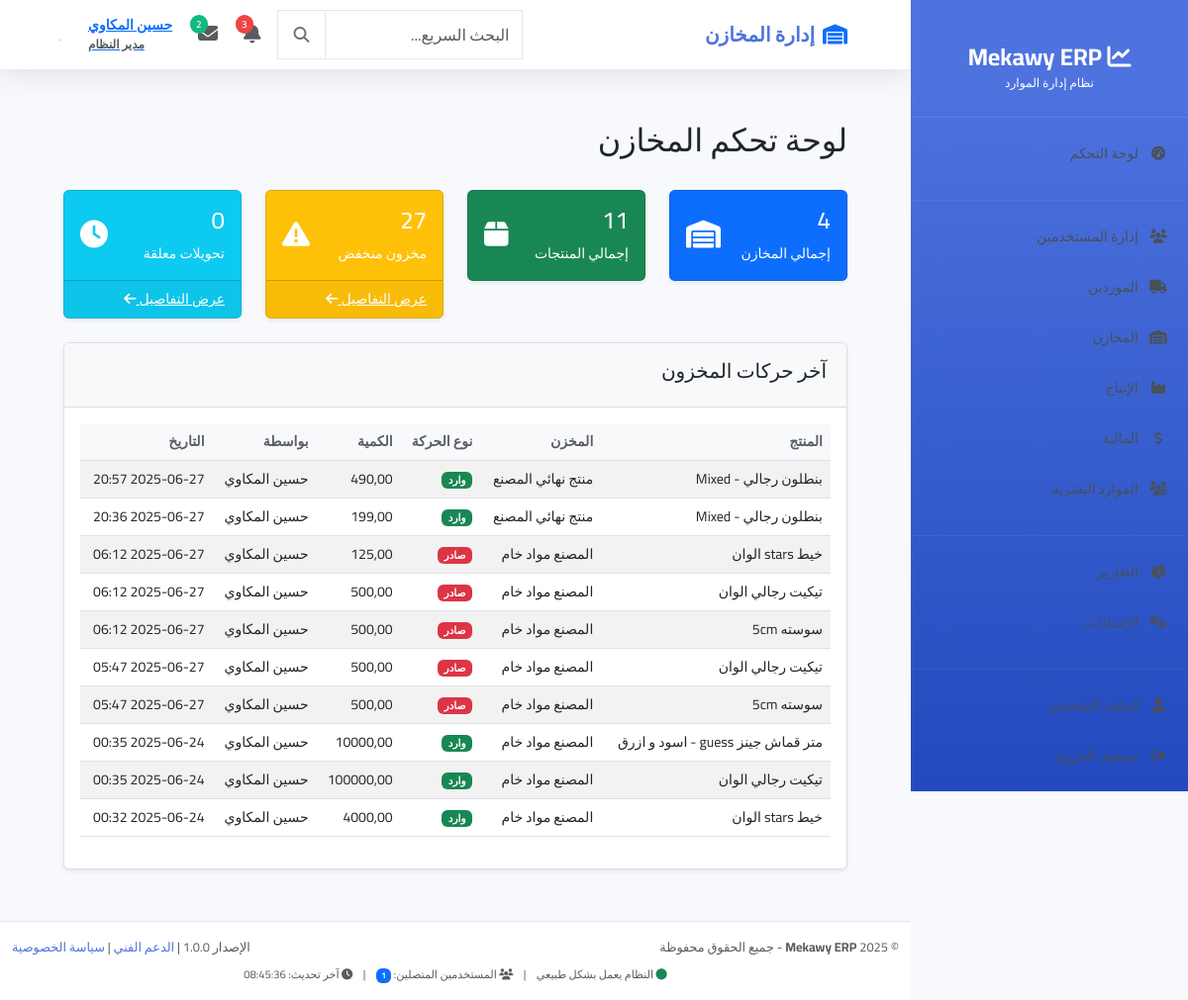
Screenshot of /warehouses/ (signed in) with the database file from the repository.
### users/models.py (models this page shows, shortened)
class User(AbstractUser):
    ROLE_CHOICES = [
        ('admin', 'مدير النظام'),
        ('manager', 'مدير'),
        ('warehouse_manager', 'مدير المخازن'),
        ('warehouse_employee', 'موظف مخازن'),
        ('production_manager', 'مدير الإنتاج'),
        ('accountant', 'محاسب'),
        ('employee', 'موظف'),
        ('viewer', 'مشاهد فقط'),
    ]
    email = models.EmailField(unique=True, verbose_name="البريد الإلكتروني")
    phone = models.CharField(max_length=20, blank=True, null=True, verbose_name="رقم الهاتف")
    role = models.CharField(max_length=20, choices=ROLE_CHOICES, default='employee', verbose_name="الدور")
    department = models.CharField(max_length=100, blank=True, null=True, verbose_name="القسم")
    profile_picture = models.ImageField(upload_to='profile_pics/', blank=True, null=True, verbose_name="الصورة الشخصية")
    is_active = models.BooleanField(default=True, verbose_name="نشط")
    created_at = models.DateTimeField(auto_now_add=True, verbose_name="تاريخ الإنشاء")
    updated_at = models.DateTimeField(auto_now=True, verbose_name="آخر تحديث")
    USERNAME_FIELD = 'email'
    REQUIRED_FIELDS = ['username', 'first_name', 'last_name']
    class Meta:
        db_table = 'users_user'
        verbose_name = 'مستخدم'
        verbose_name_plural = 'المستخدمون'
    @property
    def full_name(self):
        return f"{self.first_name} {self.last_name}".strip()

### warehouses/models.py (models this page shows, shortened)
class StockMovement(models.Model):
    MOVEMENT_TYPES = [
        ('in', 'وارد'),
        ('out', 'صادر'),
        ('transfer', 'تحويل'),
        ('adjustment', 'تسوية'),
        ('return', 'مرتجع'),
    ]
    stock_item = models.ForeignKey(StockItem, on_delete=models.CASCADE, related_name='movements', verbose_name="عنصر المخزون")
    movement_type = models.CharField(max_length=20, choices=MOVEMENT_TYPES, verbose_name="نوع الحركة")
    quantity = models.DecimalField(max_digits=10, decimal_places=2, verbose_name="الكمية")
    reference_number = models.CharField(max_length=100, blank=True, verbose_name="رقم المرجع")
    notes = models.TextField(blank=True, verbose_name="ملاحظات")
    created_by = models.ForeignKey(User, on_delete=models.SET_NULL, null=True, verbose_name="أنشأ بواسطة")
    created_at = models.DateTimeField(auto_now_add=True, verbose_name="تاريخ الحركة")
    class Meta:
        ordering = ['-created_at']
        verbose_name = "حركة مخزون"
        verbose_name_plural = "حركات المخزون"

class StockItem(models.Model):
    warehouse = models.ForeignKey(Warehouse, on_delete=models.CASCADE, related_name='stock_items', verbose_name="المخزن")
    product = models.ForeignKey(Product, on_delete=models.CASCADE, related_name='stock_items', verbose_name="المنتج")
    quantity = models.DecimalField(max_digits=10, decimal_places=2, default=0, validators=[MinValueValidator(0)], verbose_name="الكمية")
    reserved_quantity = models.DecimalField(max_digits=10, decimal_places=2, default=0, validators=[MinValueValidator(0)], verbose_name="الكمية المحجوزة")
    location = models.CharField(max_length=100, blank=True, verbose_name="الموقع")
    last_updated = models.DateTimeField(auto_now=True, verbose_name="آخر تحديث")
    class Meta:
        unique_together = ['warehouse', 'product']
        verbose_name = "عنصر مخزون"
        verbose_name_plural = "عناصر المخزون"

class Product(models.Model):
    UNIT_CHOICES = [
        ('piece', 'قطعة'),
        ('dozen', 'دستة (12 قطعة)'),
        ('sarya6', 'ساريه (6 قطع)'),
        ('sarya4', 'ساريه (4 قطع)'),
        ('shk48', 'شيكارة (48 قطعة)'),
        ('shk30', 'شيكارة (30 قطعة)'),
        ('kg', 'كيلوجرام'),
        ('meter', 'متر'),
        ('roll', 'لفة'),
    ]
    PRODUCT_TYPES = [
        ('fabric', 'قماش'),
        ('thread', 'خيط'),
        ('button', 'أزرار'),
        ('zipper', 'سحاب'),
        ('accessory', 'إكسسوار'),
        ('finished', 'منتج نهائي'),
    ]
    name = models.CharField(max_length=200, verbose_name="اسم المنتج")
    code = models.CharField(max_length=50, unique=True, verbose_name="كود المنتج")
    barcode = models.CharField(max_length=100, blank=True, verbose_name="الباركود")
    category = models.ForeignKey(Category, on_delete=models.SET_NULL, null=True, verbose_name="الفئة")
    product_type = models.CharField(max_length=20, choices=PRODUCT_TYPES, default='fabric', verbose_name="نوع المنتج")
    cost_price = models.DecimalField(max_digits=10, decimal_places=2, default=0, verbose_name="سعر التكلفة")
    unit = models.CharField(max_length=20, choices=UNIT_CHOICES, default='piece', verbose_name="الوحدة")
    unit_new = models.ForeignKey(Unit, on_delete=models.PROTECT, null=True, blank=True, verbose_name="الوحدة الجديدة")
    selling_price = models.DecimalField(max_digits=10, decimal_places=2, default=0, verbose_name="سعر البيع")
    min_stock_level = models.PositiveIntegerField(default=0, verbose_name="الحد الأدنى للمخزون")
    is_active = models.BooleanField(default=True, verbose_name="نشط")
    created_at = models.DateTimeField(auto_now_add=True, verbose_name="تاريخ الإنشاء")
    class Meta:
        verbose_name = "منتج"
        verbose_name_plural = "المنتجات"

class Warehouse(models.Model):
    WAREHOUSE_TYPES = [
        ('raw_materials', 'مواد خام'),
        ('fabric', 'اقمشه'),
        ('finished_product', 'منتج نهائي'),
        ('other', 'اخري'),
    ]
    name = models.CharField(max_length=100, verbose_name="اسم المخزن")
    code = models.CharField(max_length=50, unique=True, verbose_name="كود المخزن")
    type = models.CharField(max_length=20, choices=WAREHOUSE_TYPES, default='other', verbose_name="نوع المخزن")
    description = models.TextField(blank=True, verbose_name="الوصف")
    manager = models.ForeignKey(User, on_delete=models.SET_NULL, null=True, blank=True, verbose_name="المدير")
    is_active = models.BooleanField(default=True, verbose_name="نشط")
    created_at = models.DateTimeField(auto_now_add=True, verbose_name="تاريخ الإنشاء")
    updated_at = models.DateTimeField(auto_now=True, verbose_name="آخر تعديل")
    class Meta:
        verbose_name = "مخزن"
        verbose_name_plural = "المخازن"

### warehouses/views.py (the view)
# urls.py: path('', views.WarehouseDashboardView.as_view(), name='dashboard'),
class WarehouseDashboardView(LoginRequiredMixin, TemplateView):
    template_name = 'warehouses/dashboard.html'
    def get_context_data(self, **kwargs):
        context = super().get_context_data(**kwargs)
        context.update({
            'total_warehouses': Warehouse.objects.filter(is_active=True).count(),
            'total_products': Product.objects.filter(is_active=True).count(),
            'low_stock_items': StockItem.objects.filter(quantity__lte=F('product__min_stock_level')).count(),
            'pending_transfers': StockTransfer.objects.filter(status='pending').count(),
            'recent_movements': StockMovement.objects.select_related('stock_item__product', 'created_by')[:10],
        })
        return context

### templates/warehouses/dashboard.html
{% extends 'warehouses/base.html' %}
{% load static %}
{% block warehouse_content %}
<div class="container-fluid">
    <div class="row mb-4">
        <div class="col-12">
            <h2>لوحة تحكم المخازن</h2>
        </div>
    </div>
    <div class="row mb-4">
        <div class="col-md-3">
            <div class="card bg-primary text-white">
                <div class="card-body">
                    <div class="d-flex justify-content-between">
                        <div>
                            <h4>{{ total_warehouses }}</h4>
                            <p class="mb-0">إجمالي المخازن</p>
                        </div>
                        <div class="align-self-center">
                            <i class="fas fa-warehouse fa-2x"></i>
                        </div>
                    </div>
                </div>
            </div>
        </div>
        <div class="col-md-3">
            <div class="card bg-success text-white">
                <div class="card-body">
                    <div class="d-flex justify-content-between">
                        <div>
                            <h4>{{ total_products }}</h4>
                            <p class="mb-0">إجمالي المنتجات</p>
                        </div>
                        <div class="align-self-center">
                            <i class="fas fa-box fa-2x"></i>
                        </div>
                    </div>
                </div>
            </div>
        </div>
        <div class="col-md-3">
            <div class="card bg-warning text-white">
                <div class="card-body">
                    <div class="d-flex justify-content-between">
                        <div>
                            <h4>{{ low_stock_items }}</h4>
                            <p class="mb-0">مخزون منخفض</p>
                        </div>
                        <div class="align-self-center">
                            <i class="fas fa-exclamation-triangle fa-2x"></i>
                        </div>
                    </div>
                </div>
                <a href="{% url 'warehouses:low_stock' %}" class="card-footer text-white">
                    عرض التفاصيل <i class="fas fa-arrow-left"></i>
                </a>
            </div>
        </div>
        <div class="col-md-3">
            <div class="card bg-info text-white">
                <div class="card-body">
                    <div class="d-flex justify-content-between">
                        <div>
                            <h4>{{ pending_transfers }}</h4>
                            <p class="mb-0">تحويلات معلقة</p>
                        </div>
                        <div class="align-self-center">
                            <i class="fas fa-clock fa-2x"></i>
                        </div>
                    </div>
                </div>
                <a href="{% url 'warehouses:pending_transfers' %}" class="card-footer text-white">
                    عرض التفاصيل <i class="fas fa-arrow-left"></i>
                </a>
            </div>
        </div>
    </div>
    <div class="row">
        <div class="col-12">
            <div class="card">
                <div class="card-header">
                    <h5>آخر حركات المخزون</h5>
                </div>
                <div class="card-body">
                    <div class="table-responsive">
                        <table class="table table-striped">
                            <thead>
                                <tr>
                                    <th>المنتج</th>
                                    <th>المخزن</th>
                                    <th>نوع الحركة</th>
                                    <th>الكمية</th>
                                    <th>بواسطة</th>
                                    <th>التاريخ</th>
                                </tr>
                            </thead>
                            <tbody>
                                {% for movement in recent_movements %}
                                <tr>
                                    <td>{{ movement.stock_item.product.name }}</td>
                                    <td>{{ movement.stock_item.warehouse.name }}</td>
                                    <td>
                                        <span class="badge bg-{% if movement.movement_type == 'in' %}success{% elif movement.movement_type == 'out' %}danger{% else %}info{% endif %}">
                                            {{ movement.get_movement_type_display }}
                                        </span>
                                    </td>
                                    <td>{{ movement.quantity }}</td>
                                    <td>{{ movement.created_by.get_full_name|default:movement.created_by.username }}</td>
                                    <td>{{ movement.created_at|date:"Y-m-d H:i" }}</td>
                                </tr>
                                {% empty %}
                                <tr>
                                    <td colspan="6" class="text-center">لا توجد حركات مخزون</td>
                                </tr>
                                {% endfor %}
                            </tbody>
                        </table>
                    </div>
                </div>
            </div>
        </div>
    </div>
</div>
{% endblock %}

### templates/partials/navbar.html (shortened to what this page needs)
<nav class="navbar navbar-expand-lg">
    <div class="container-fluid px-3">
        <div class="navbar-brand mb-0 fw-bold fs-5">
            {% block page_title %}
                {% if request.resolver_match.url_name == 'index' %}
                    <i class="fas fa-tachometer-alt text-primary me-2"></i>لوحة التحكم
                {% elif 'users' in request.resolver_match.app_name %}
                    <i class="fas fa-users text-primary me-2"></i>إدارة المستخدمين
                {% elif 'suppliers' in request.resolver_match.app_name %}
                    <i class="fas fa-truck text-primary me-2"></i>إدارة الموردين
                {% elif 'warehouses' in request.resolver_match.app_name %}
                    <i class="fas fa-warehouse text-primary me-2"></i>إدارة المخازن
                {% elif 'production' in request.resolver_match.app_name %}
                    <i class="fas fa-industry text-primary me-2"></i>إدارة الإنتاج
                {% elif 'finance' in request.resolver_match.app_name %}
                    <i class="fas fa-chart-line text-primary me-2"></i>إدارة المالية
                {% elif 'hr' in request.resolver_match.app_name %}
                    <i class="fas fa-users-cog text-primary me-2"></i>الموارد البشرية
                {% else %}
                    <i class="fas fa-chart-line text-primary me-2"></i>Mekawy ERP
                {% endif %}
            {% endblock %}
        </div>
        <div class="d-flex align-items-center gap-2">
            <div class="search-container d-none d-md-block">
                <div class="input-group">
                    <input type="text" class="form-control search-input" placeholder="البحث السريع..." style="width: 200px;">
                    <button class="btn btn-outline-secondary search-btn" type="button">
                        <i class="fas fa-search"></i>
                    </button>
                </div>
            </div>
            <div class="dropdown">
                <button class="btn btn-link position-relative p-2" data-bs-toggle="dropdown">
                    <i class="fas fa-bell fs-5 text-muted"></i>
                    <span class="notification-badge">3</span>
                </button>
            </div>
            <div class="dropdown">
                <button class="btn btn-link position-relative p-2" data-bs-toggle="dropdown">
                    <i class="fas fa-envelope fs-5 text-muted"></i>
                    <span class="message-badge">2</span>
                </button>
            </div>
            <div class="dropdown">
                <button class="btn btn-link d-flex align-items-center gap-2 p-2" data-bs-toggle="dropdown">
                    <div class="user-info text-end d-none d-lg-block">
                        <div class="fw-semibold">{{ user.get_full_name|default:user.username }}</div>
                        <small class="text-muted">{{ user.get_role_display|default:"مستخدم" }}</small>
                    </div>
                    {% if user.profile_picture %}
                        <img src="{{ user.profile_picture.url }}" class="user-avatar" alt="{{ user.get_full_name }}">
                    {% else %}
                        <div class="user-avatar-placeholder">
                            {{ user.get_full_name|first|upper|default:"U" }}
                        </div>
                    {% endif %}
                </button>
            </div>
        </div>
    </div>
</nav>

### rows the page displays
User: get_full_name "حسين المكاوي", role "مدير النظام", get_full_name|first "ح"
StockMovement: stock_item.product.name "بنطلون رجالي - Mixed", stock_item.warehouse.name "منتج نهائي المصنع", movement_type "وارد", quantity "490,00", created_by.get_full_name "حسين المكاوي", created_at "2025-06-27 20:57"
StockMovement: stock_item.product.name "بنطلون رجالي - Mixed", stock_item.warehouse.name "منتج نهائي المصنع", movement_type "وارد", quantity "199,00", created_by.get_full_name "حسين المكاوي", created_at "2025-06-27 20:36"
StockMovement: stock_item.product.name "خيط stars الوان", stock_item.warehouse.name "المصنع مواد خام", movement_type "صادر", quantity "125,00", created_by.get_full_name "حسين المكاوي", created_at "2025-06-27 06:12"
StockMovement: stock_item.product.name "تيكيت رجالي الوان", stock_item.warehouse.name "المصنع مواد خام", movement_type "صادر", quantity "500,00", created_by.get_full_name "حسين المكاوي", created_at "2025-06-27 06:12"
StockMovement: stock_item.product.name "سوسته 5cm", stock_item.warehouse.name "المصنع مواد خام", movement_type "صادر", quantity "500,00", created_by.get_full_name "حسين المكاوي", created_at "2025-06-27 06:12"
StockMovement: stock_item.product.name "تيكيت رجالي الوان", stock_item.warehouse.name "المصنع مواد خام", movement_type "صادر", quantity "500,00", created_by.get_full_name "حسين المكاوي", created_at "2025-06-27 05:47"
StockMovement: stock_item.product.name "سوسته 5cm", stock_item.warehouse.name "المصنع مواد خام", movement_type "صادر", quantity "500,00", created_by.get_full_name "حسين المكاوي", created_at "2025-06-27 05:47"
StockMovement: stock_item.product.name "متر قماش جينز guess - اسود و ازرق", stock_item.warehouse.name "المصنع مواد خام", movement_type "وارد", quantity "10000,00", created_by.get_full_name "حسين المكاوي", created_at "2025-06-24 00:35"
StockMovement: stock_item.product.name "تيكيت رجالي الوان", stock_item.warehouse.name "المصنع مواد خام", movement_type "وارد", quantity "100000,00", created_by.get_full_name "حسين المكاوي", created_at "2025-06-24 00:35"
StockMovement: stock_item.product.name "خيط stars الوان", stock_item.warehouse.name "المصنع مواد خام", movement_type "وارد", quantity "4000,00", created_by.get_full_name "حسين المكاوي", created_at "2025-06-24 00:32"

### other values shown
{{ total_warehouses }} "4"
{{ total_products }} "11"
{{ low_stock_items }} "27"
{{ pending_transfers }} "0"
{{ online_users_count|default:"0" }} "1"
{{ last_update|default:"الآن" }} "08:45:36"
